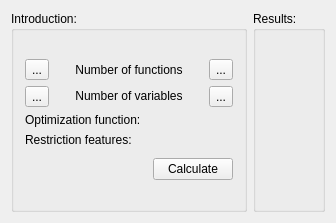
<?xml version="1.0" encoding="UTF-8"?>
<ui version="4.0">
 <class>Widget</class>
 <widget class="QWidget" name="Widget">
  <property name="geometry">
   <rect>
    <x>0</x>
    <y>0</y>
    <width>336</width>
    <height>223</height>
   </rect>
  </property>
  <property name="windowTitle">
   <string>Widget</string>
  </property>
  <property name="styleSheet">
   <string notr="true">QpushButton {
	background-color:#C0C0C0;
	border: 1px solid gray;
	padding: 5px;
}

QpushButton:pressed {
	background-color:#A9A9A9;
	border: 1px solid gray;
	padding: 5px;
}</string>
  </property>
  <layout class="QHBoxLayout" name="horizontalLayout_4">
   <item>
    <widget class="QGroupBox" name="groupBox">
     <property name="title">
      <string>Introduction:</string>
     </property>
     <layout class="QVBoxLayout" name="verticalLayout_4">
      <item>
       <layout class="QVBoxLayout" name="verticalLayout">
        <item>
         <layout class="QHBoxLayout" name="horizontalLayout_5">
          <item>
           <widget class="QToolButton" name="functions_minus">
            <property name="text">
             <string>...</string>
            </property>
            <property name="icon">
             <iconset>
              <normaloff>images/Delete.png</normaloff>images/Delete.png</iconset>
            </property>
           </widget>
          </item>
          <item>
           <widget class="QLabel" name="label_4">
            <property name="styleSheet">
             <string notr="true">QLineEdit {
	background-color: gray;
	border: 1px solid gray;
	color: #ffffff;
}</string>
            </property>
            <property name="text">
             <string>Number of functions</string>
            </property>
            <property name="alignment">
             <set>Qt::AlignCenter</set>
            </property>
           </widget>
          </item>
          <item>
           <widget class="QToolButton" name="functions_plus">
            <property name="text">
             <string>...</string>
            </property>
            <property name="icon">
             <iconset>
              <normaloff>images/Add.png</normaloff>images/Add.png</iconset>
            </property>
           </widget>
          </item>
         </layout>
        </item>
        <item>
         <layout class="QVBoxLayout" name="verticalLayout_2">
          <property name="spacing">
           <number>6</number>
          </property>
          <item>
           <layout class="QHBoxLayout" name="horizontalLayout_2">
            <property name="spacing">
             <number>0</number>
            </property>
            <item>
             <widget class="QToolButton" name="variable_minus">
              <property name="text">
               <string>...</string>
              </property>
              <property name="icon">
               <iconset>
                <normaloff>images/Delete.png</normaloff>images/Delete.png</iconset>
              </property>
             </widget>
            </item>
            <item>
             <widget class="QLabel" name="label_3">
              <property name="sizePolicy">
               <sizepolicy hsizetype="Preferred" vsizetype="Maximum">
                <horstretch>0</horstretch>
                <verstretch>0</verstretch>
               </sizepolicy>
              </property>
              <property name="text">
               <string>Number of variables</string>
              </property>
              <property name="alignment">
               <set>Qt::AlignCenter</set>
              </property>
             </widget>
            </item>
            <item>
             <widget class="QToolButton" name="variables_plus">
              <property name="text">
               <string>...</string>
              </property>
              <property name="icon">
               <iconset>
                <normaloff>images/Add.png</normaloff>images/Add.png</iconset>
              </property>
             </widget>
            </item>
           </layout>
          </item>
          <item>
           <widget class="QLabel" name="label">
            <property name="sizePolicy">
             <sizepolicy hsizetype="Preferred" vsizetype="Maximum">
              <horstretch>0</horstretch>
              <verstretch>0</verstretch>
             </sizepolicy>
            </property>
            <property name="text">
             <string>Optimization function:</string>
            </property>
           </widget>
          </item>
          <item>
           <layout class="QGridLayout" name="objective_grid">
            <property name="spacing">
             <number>2</number>
            </property>
           </layout>
          </item>
          <item>
           <widget class="QLabel" name="label_2">
            <property name="sizePolicy">
             <sizepolicy hsizetype="Preferred" vsizetype="Maximum">
              <horstretch>0</horstretch>
              <verstretch>0</verstretch>
             </sizepolicy>
            </property>
            <property name="text">
             <string>Restriction features:</string>
            </property>
           </widget>
          </item>
          <item>
           <layout class="QHBoxLayout" name="horizontalLayout_3">
            <property name="spacing">
             <number>0</number>
            </property>
            <item>
             <layout class="QGridLayout" name="constraint_grid">
              <property name="spacing">
               <number>2</number>
              </property>
             </layout>
            </item>
           </layout>
          </item>
          <item>
           <layout class="QHBoxLayout" name="horizontalLayout">
            <property name="spacing">
             <number>0</number>
            </property>
            <property name="topMargin">
             <number>5</number>
            </property>
            <item>
             <spacer name="horizontalSpacer">
              <property name="orientation">
               <enum>Qt::Horizontal</enum>
              </property>
              <property name="sizeHint" stdset="0">
               <size>
                <width>40</width>
                <height>20</height>
               </size>
              </property>
             </spacer>
            </item>
            <item>
             <widget class="QPushButton" name="calc_button">
              <property name="text">
               <string>Calculate</string>
              </property>
              <property name="icon">
               <iconset>
                <normaloff>images/calc.png</normaloff>images/calc.png</iconset>
              </property>
             </widget>
            </item>
           </layout>
          </item>
         </layout>
        </item>
       </layout>
      </item>
     </layout>
    </widget>
   </item>
   <item>
    <widget class="QGroupBox" name="groupBox_2">
     <property name="title">
      <string>Results:</string>
     </property>
     <layout class="QVBoxLayout" name="verticalLayout_3">
      <item>
       <layout class="QVBoxLayout" name="result_layout"/>
      </item>
      <item>
       <spacer name="verticalSpacer">
        <property name="orientation">
         <enum>Qt::Vertical</enum>
        </property>
        <property name="sizeHint" stdset="0">
         <size>
          <width>20</width>
          <height>40</height>
         </size>
        </property>
       </spacer>
      </item>
     </layout>
    </widget>
   </item>
  </layout>
 </widget>
 <layoutdefault spacing="6" margin="11"/>
 <resources/>
 <connections/>
</ui>
